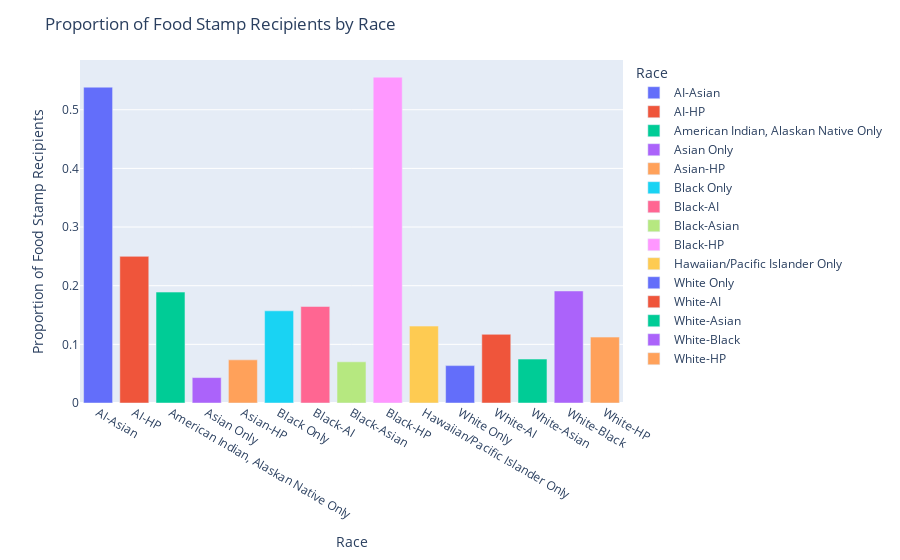

Source (notebook cell):
### Code cell
import plotly.express as px

df['Race'] = df['PTDTRACE'].map(race_mapping)

total_population_by_race = df['Race'].value_counts()
foodstamp_by_race = df[df['HESP1'] == 1]['Race'].value_counts()

proportion_foodstamp_by_race = foodstamp_by_race / total_population_by_race
race_pop_df = pd.DataFrame({'Race': proportion_foodstamp_by_race.index, 'Proportion': proportion_foodstamp_by_race.values})

fig = px.bar(race_pop_df, x='Race', y='Proportion', color='Race', labels={'Proportion': 'Proportion of Food Stamp Recipients'})
fig.update_layout(title='Proportion of Food Stamp Recipients by Race')
fig.show()

### Figure 1 — Plotly figure (JSON) as saved in the notebook; plotly's stock layout.template omitted (floating-point values rounded to 4 significant figures)
{"data": [{"alignmentgroup": "True", "hovertemplate": "Race=%{x}<br>Proportion of Food Stamp Recipients=%{y}<extra></extra>", "legendgroup": "AI-Asian", "marker": {"color": "#636efa", "pattern": {"shape": ""}}, "name": "AI-Asian", "offsetgroup": "AI-Asian", "orientation": "v", "showlegend": true, "textposition": "auto", "type": "bar", "x": ["AI-Asian"], "xaxis": "x", "y": [0.5385], "yaxis": "y"}, {"alignmentgroup": "True", "hovertemplate": "Race=%{x}<br>Proportion of Food Stamp Recipients=%{y}<extra></extra>", "legendgroup": "AI-HP", "marker": {"color": "#EF553B", "pattern": {"shape": ""}}, "name": "AI-HP", "offsetgroup": "AI-HP", "orientation": "v", "showlegend": true, "textposition": "auto", "type": "bar", "x": ["AI-HP"], "xaxis": "x", "y": [0.25], "yaxis": "y"}, {"alignmentgroup": "True", "hovertemplate": "Race=%{x}<br>Proportion of Food Stamp Recipients=%{y}<extra></extra>", "legendgroup": "American Indian, Alaskan Native Only", "marker": {"color": "#00cc96", "pattern": {"shape": ""}}, "name": "American Indian, Alaskan Native Only", "offsetgroup": "American Indian, Alaskan Native Only", "orientation": "v", "showlegend": true, "textposition": "auto", "type": "bar", "x": ["American Indian, Alaskan Native Only"], "xaxis": "x", "y": [0.1891], "yaxis": "y"}, {"alignmentgroup": "True", "hovertemplate": "Race=%{x}<br>Proportion of Food Stamp Recipients=%{y}<extra></extra>", "legendgroup": "Asian Only", "marker": {"color": "#ab63fa", "pattern": {"shape": ""}}, "name": "Asian Only", "offsetgroup": "Asian Only", "orientation": "v", "showlegend": true, "textposition": "auto", "type": "bar", "x": ["Asian Only"], "xaxis": "x", "y": [0.04334], "yaxis": "y"}, {"alignmentgroup": "True", "hovertemplate": "Race=%{x}<br>Proportion of Food Stamp Recipients=%{y}<extra></extra>", "legendgroup": "Asian-HP", "marker": {"color": "#FFA15A", "pattern": {"shape": ""}}, "name": "Asian-HP", "offsetgroup": "Asian-HP", "orientation": "v", "showlegend": true, "textposition": "auto", "type": "bar", "x": ["Asian-HP"], "xaxis": "x", "y": [0.07353], "yaxis": "y"}, {"alignmentgroup": "True", "hovertemplate": "Race=%{x}<br>Proportion of Food Stamp Recipients=%{y}<extra></extra>", "legendgroup": "Black Only", "marker": {"color": "#19d3f3", "pattern": {"shape": ""}}, "name": "Black Only", "offsetgroup": "Black Only", "orientation": "v", "showlegend": true, "textposition": "auto", "type": "bar", "x": ["Black Only"], "xaxis": "x", "y": [0.1571], "yaxis": "y"}, {"alignmentgroup": "True", "hovertemplate": "Race=%{x}<br>Proportion of Food Stamp Recipients=%{y}<extra></extra>", "legendgroup": "Black-AI", "marker": {"color": "#FF6692", "pattern": {"shape": ""}}, "name": "Black-AI", "offsetgroup": "Black-AI", "orientation": "v", "showlegend": true, "textposition": "auto", "type": "bar", "x": ["Black-AI"], "xaxis": "x", "y": [0.1646], "yaxis": "y"}, {"alignmentgroup": "True", "hovertemplate": "Race=%{x}<br>Proportion of Food Stamp Recipients=%{y}<extra></extra>", "legendgroup": "Black-Asian", "marker": {"color": "#B6E880", "pattern": {"shape": ""}}, "name": "Black-Asian", "offsetgroup": "Black-Asian", "orientation": "v", "showlegend": true, "textposition": "auto", "type": "bar", "x": ["Black-Asian"], "xaxis": "x", "y": [0.07018], "yaxis": "y"}, {"alignmentgroup": "True", "hovertemplate": "Race=%{x}<br>Proportion of Food Stamp Recipients=%{y}<extra></extra>", "legendgroup": "Black-HP", "marker": {"color": "#FF97FF", "pattern": {"shape": ""}}, "name": "Black-HP", "offsetgroup": "Black-HP", "orientation": "v", "showlegend": true, "textposition": "auto", "type": "bar", "x": ["Black-HP"], "xaxis": "x", "y": [0.5556], "yaxis": "y"}, {"alignmentgroup": "True", "hovertemplate": "Race=%{x}<br>Proportion of Food Stamp Recipients=%{y}<extra></extra>", "legendgroup": "Hawaiian/Pacific Islander Only", "marker": {"color": "#FECB52", "pattern": {"shape": ""}}, "name": "Hawaiian/Pacific Islander Only", "offsetgroup": "Hawaiian/Pacific Islander Only", "orientation": "v", "showlegend": true, "textposition": "auto", "type": "bar", "x": ["Hawaiian/Pacific Islander Only"], "xaxis": "x", "y": [0.1311], "yaxis": "y"}, {"alignmentgroup": "True", "hovertemplate": "Race=%{x}<br>Proportion of Food Stamp Recipients=%{y}<extra></extra>", "legendgroup": "White Only", "marker": {"color": "#636efa", "pattern": {"shape": ""}}, "name": "White Only", "offsetgroup": "White Only", "orientation": "v", "showlegend": true, "textposition": "auto", "type": "bar", "x": ["White Only"], "xaxis": "x", "y": [0.06373], "yaxis": "y"}, {"alignmentgroup": "True", "hovertemplate": "Race=%{x}<br>Proportion of Food Stamp Recipients=%{y}<extra></extra>", "legendgroup": "White-AI", "marker": {"color": "#EF553B", "pattern": {"shape": ""}}, "name": "White-AI", "offsetgroup": "White-AI", "orientation": "v", "showlegend": true, "textposition": "auto", "type": "bar", "x": ["White-AI"], "xaxis": "x", "y": [0.1171], "yaxis": "y"}, {"alignmentgroup": "True", "hovertemplate": "Race=%{x}<br>Proportion of Food Stamp Recipients=%{y}<extra></extra>", "legendgroup": "White-Asian", "marker": {"color": "#00cc96", "pattern": {"shape": ""}}, "name": "White-Asian", "offsetgroup": "White-Asian", "orientation": "v", "showlegend": true, "textposition": "auto", "type": "bar", "x": ["White-Asian"], "xaxis": "x", "y": [0.07487], "yaxis": "y"}, {"alignmentgroup": "True", "hovertemplate": "Race=%{x}<br>Proportion of Food Stamp Recipients=%{y}<extra></extra>", "legendgroup": "White-Black", "marker": {"color": "#ab63fa", "pattern": {"shape": ""}}, "name": "White-Black", "offsetgroup": "White-Black", "orientation": "v", "showlegend": true, "textposition": "auto", "type": "bar", "x": ["White-Black"], "xaxis": "x", "y": [0.191], "yaxis": "y"}, {"alignmentgroup": "True", "hovertemplate": "Race=%{x}<br>Proportion of Food Stamp Recipients=%{y}<extra></extra>", "legendgroup": "White-HP", "marker": {"color": "#FFA15A", "pattern": {"shape": ""}}, "name": "White-HP", "offsetgroup": "White-HP", "orientation": "v", "showlegend": true, "textposition": "auto", "type": "bar", "x": ["White-HP"], "xaxis": "x", "y": [0.1124], "yaxis": "y"}], "layout": {"autosize": true, "barmode": "relative", "legend": {"title": {"text": "Race"}, "tracegroupgap": 0}, "margin": {"t": 60}, "title": {"text": "Proportion of Food Stamp Recipients by Race"}, "xaxis": {"anchor": "y", "autorange": true, "categoryarray": ["AI-Asian", "AI-HP", "American Indian, Alaskan Native Only", "Asian Only", "Asian-HP", "Black Only", "Black-AI", "Black-Asian", "Black-HP", "Hawaiian/Pacific Islander Only", "White Only", "White-AI", "White-Asian", "White-Black", "White-HP"], "categoryorder": "array", "domain": [0, 1], "range": [-0.5, 14.5], "title": {"text": "Race"}, "type": "category"}, "yaxis": {"anchor": "x", "autorange": true, "domain": [0, 1], "range": [0, 0.5848], "title": {"text": "Proportion of Food Stamp Recipients"}, "type": "linear"}}}
